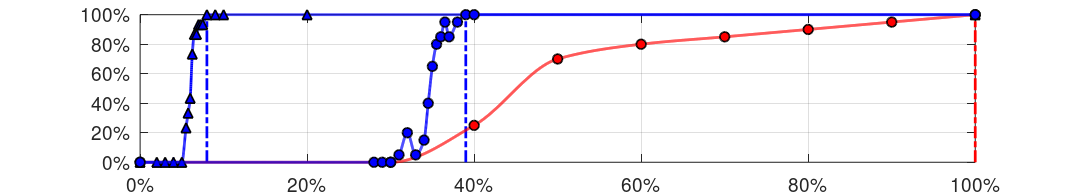

This figure's MATLAB source:
%%
clc;close all;clear all;
%%
load('Result1.mat')
load('Result2.mat')
load('Result3.mat')

xValue_1=[0;xValue_1;100];
yValue_1=[0;yValue_1;100];

xValue_2=[0;xValue_2;100];
yValue_2=[0;yValue_2;100];

xValue_3=[0;xValue_3];
yValue_3=[0;yValue_3];

LineColor={'b','b','r'};
MKR={'o','^','o'};
%%
figure(1)
hold on

for j=3:-1:1
    if j==3
        qq=3;
    elseif j==2
        qq=2;
    else
        qq=1;
    end
    xValue=eval(strcat('xValue_',num2str(qq)));
    yValue=eval(strcat('yValue_',num2str(qq)));
    
    for i=1:length(yValue)
        if yValue(i)==100
            break
        end
    end
    
    plot([xValue(i) xValue(i)],[0 100],'linewidth',4,'linestyle','-.','color',(LineColor{j}))
    
end

%%
for j=3:-1:1
    if j==3
        qq=3;
    elseif j==2
        qq=2;
    else
        qq=1;
    end
    xValue=eval(strcat('xValue_',num2str(qq)));
    yValue=eval(strcat('yValue_',num2str(qq)));
    
    d_step=0.01;
    p=pchip(xValue,yValue,min(xValue):d_step:max(xValue));
    
    plot(min(xValue):d_step:max(xValue),p,'linewidth',4,'color',(LineColor{j}),'linestyle','-')
    scatter(xValue,yValue,200,MKR{j},'filled',...
        'MarkerFaceColor',(LineColor{j}),'linewidth',2.5,...
        'MarkerEdgeColor',[0 0 0])
    
    
    grid on
    % title('Success Rate vs Data Usage','FontSize',18)
    % xlabel('Data Usage','FontSize', 18)
    % ylabel('Success Rate','FontSize', 18)
    set(gcf,'Position',[100 100 2200 400]);
    set(gcf,'PaperPositionMode','auto');
    set(gca,'FontSize',28);
    
end

%%
ax_x=cellstr(num2str(get(gca,'xtick')'))
ax_y=cellstr(num2str(get(gca,'ytick')'))
for i=1:size(ax_x,1)
    XlabelTick{1,i}=strcat(ax_x{i,1},'%');
end
for i=1:size(ax_y,1)
    YlabelTick{1,i}=strcat(ax_y{i,1},'%');
end
set(gca,'XTickLabel',XlabelTick,'YTickLabel',YlabelTick);

box('on')




